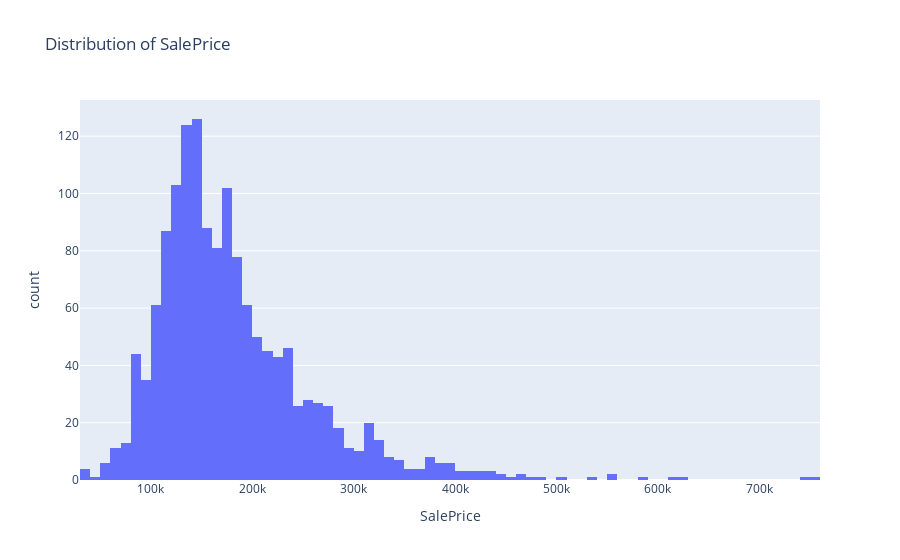

The notebook cell this image was saved under:
### Markdown cell above
Histogram for SalePrice

### Code cell
if SHOW_GRAPHS:
    fig = px.histogram(train_data, x='SalePrice', title='Distribution of SalePrice')
    fig.show()

### Figure 1 — Plotly figure (JSON) as saved in the notebook; plotly's stock layout.template omitted (floating-point values rounded to 4 significant figures; data arrays with more than 128 entries replaced by an {"elided": "..."} marker saying what was removed)
{"data": [{"alignmentgroup": "True", "bingroup": "x", "hovertemplate": "SalePrice=%{x}<br>count=%{y}<extra></extra>", "legendgroup": "", "marker": {"color": "#636efa", "pattern": {"shape": ""}}, "name": "", "offsetgroup": "", "orientation": "v", "showlegend": false, "type": "histogram", "x": {"elided": "1460 int values"}, "xaxis": "x", "yaxis": "y"}], "layout": {"barmode": "relative", "legend": {"tracegroupgap": 0}, "title": {"text": "Distribution of SalePrice"}, "xaxis": {"anchor": "y", "domain": [0, 1], "title": {"text": "SalePrice"}}, "yaxis": {"anchor": "x", "domain": [0, 1], "title": {"text": "count"}}}}
